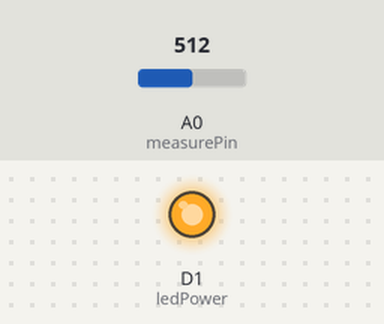
This sketch was run on a simulated ESP8266 (NodeMCU). On the bench: output pins drawn as LEDs (lit = HIGH). The inputs (shaded band) are chosen by the test bench; at power-on: A0 (measurePin) = 512. WiFi joins after 1.5 s; servers stay silent unless stated; what the sketch prints to the serial monitor is not drawn.

Above: at 0.1 s.
Timing chart, 0 to 1.6 s (numbered marks = the images above):
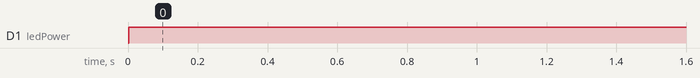

The sketch:

DustPrediction.ino
```cpp
// #include <LiquidCrystal_I2C.h>

// LiquidCrystal_I2C lcd(0x27, 16, 2);
#include<ESP8266WiFi.h>
#include<WiFiClient.h>
#include<ThingSpeak.h>

const char* ssid= "TP-Link_74F4";
const char* password="book@321";
WiFiClient client;

unsigned long myChannelNo = 2251590;
const char * myWriteAPIKey = "I15R6WAY7SSCQTJZ";
const char * myReadAPIKey = "QSIQNB6XWMSQ8IGN";

int measurePin = A0;
int ledPower = D1;    //Pin LED

int samplingTime = 280;
int deltaTime = 40;
int sleepTime = 9680;

float voMeasured = 0;
float calcVoltage = 0;
float dustDensity = 0;

void setup() {
  Serial.begin(9600);
  pinMode(ledPower, OUTPUT);
   WiFi.begin(ssid,password);
    ThingSpeak.begin(client);
  // lcd.begin();
  // lcd.backlight();       // เปิด backlight
}

void loop() {
  digitalWrite(ledPower, LOW); // power on the LED
  delayMicroseconds(samplingTime);

  voMeasured = analogRead(measurePin); // read the dust value

  delayMicroseconds(deltaTime);
  digitalWrite(ledPower, HIGH); // turn the LED off
  delayMicroseconds(sleepTime);

  // 0 - 3.3V mapped to 0 - 1023 integer values
  // recover voltage
  calcVoltage = voMeasured * (3.3 / 1024);


  dustDensity = 0.17 * calcVoltage - 0.1;

  Serial.print("Raw Signal Value (0-1023): ");
  Serial.print(voMeasured);

  Serial.print(" - Voltage: ");
  Serial.print(calcVoltage);

  if (dustDensity <= 0.00) {
    dustDensity = 0.00;
  }


  dustDensity = dustDensity * 1000;

  Serial.print(" - Dust Density: ");
  Serial.print(dustDensity);
  Serial.println(" µg/m³");

  ThingSpeak.setField(1,dustDensity);
  ThingSpeak.writeFields(myChannelNo, myWriteAPIKey);
  // lcd.home();
  // lcd.setCursor(1, 0);
  // lcd.print("Dust Density ");
  // lcd.setCursor(2, 1);
  // lcd.print(dustDensity);
  // lcd.print(" ug/m3  ");
  delay(1000);
}
```

Measured:
- by itself, D1 (ledPower): LOW → HIGH at 0.00 s
